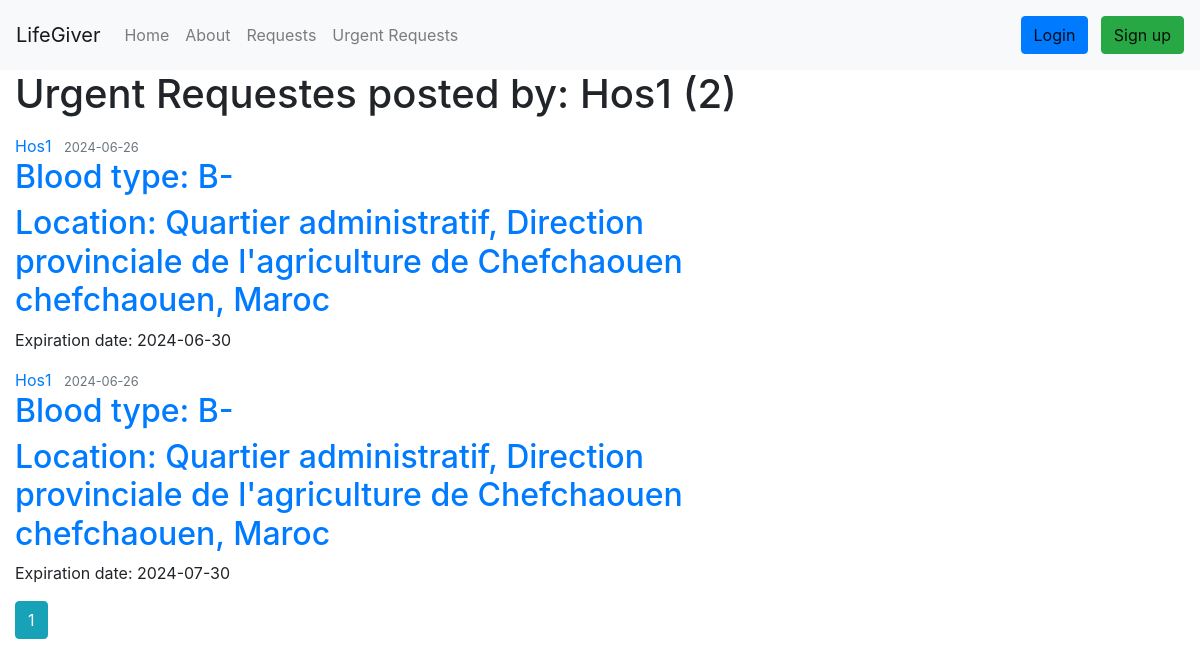
Page /hospital_urgent/Hos1 on the earlier database version.
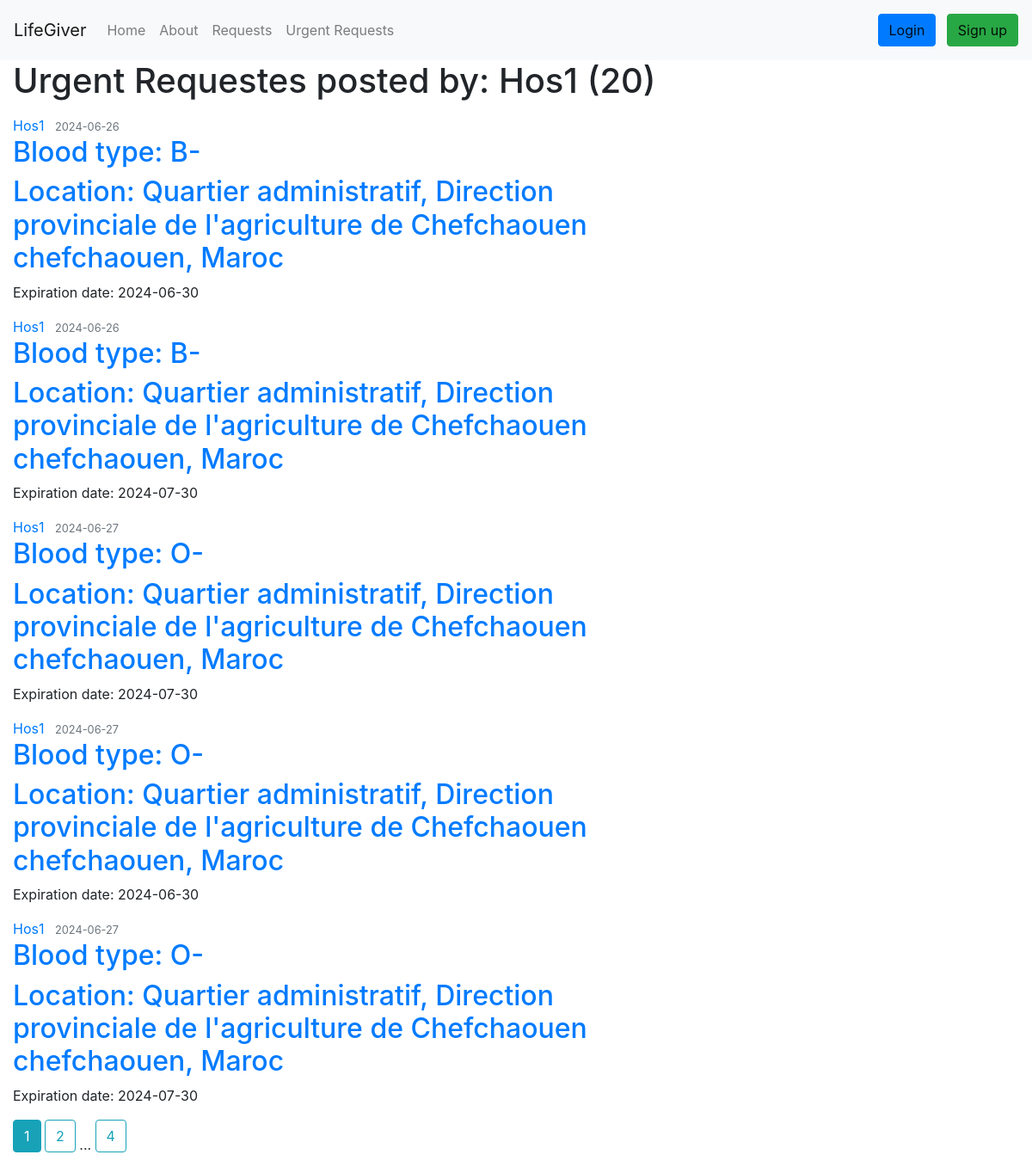
Same page on the later database version.
### Lifegiver_test/lifegiver/models.py (models this page shows, shortened)
class UrgentRequest(db.Model):
    id = db.Column(db.Integer, primary_key=True)
    hospital_id = db.Column(db.Integer, db.ForeignKey('hospital.id'), nullable=False)
    blood_type = db.Column(db.Enum('O-', 'O+', 'A-', 'A+', 'B-', 'B+', 'AB-', 'AB+'), nullable=False)
    request_date = db.Column(db.DateTime, nullable=False, default=datetime.now)
    expiration_date = db.Column(db.DateTime, nullable=False, default=lambda: datetime.now() + timedelta(days=15))

class Hospital(db.Model, UserMixin):
    __tablename__ = 'hospital'
    id = db.Column(db.Integer, primary_key=True)
    name = db.Column(db.String(225), nullable=False)
    image_file = db.Column(db.String(20), nullable=False, default='default1.png')
    street = db.Column(db.String(500), nullable=True)
    city = db.Column(db.String(100), nullable=True)
    province = db.Column(db.String(100), nullable=True)
    zip_code = db.Column(db.String(45), nullable=True)
    country = db.Column(db.String(100), nullable=True)
    phone_number = db.Column(db.String(45), nullable=False)
    email = db.Column(db.String(125), unique=True, nullable=False)
    password = db.Column(db.String(60), nullable=False)
    barcode = db.Column(db.String(100), unique=True, nullable=False)
    lat = db.Column(db.Float, nullable=True)
    lng = db.Column(db.Float, nullable=True)
    hospital_donations = db.relationship('UserDonation', backref='hospital_donation', lazy=True)
    hospital_requests = db.relationship('DonationRequest', backref='hospital_request', lazy=True)
    urgent_requests = db.relationship('UrgentRequest', backref='hospital_urgent_request', lazy=True)

### Lifegiver_test/lifegiver/route.py (the view)
@app.route('/hospital_urgent/<string:name>', methods=['POST', 'GET'], strict_slashes=False)
def hospital_urgent_requests(name):
    page = request.args.get('page', 1, type=int)
    hospital = Hospital.query.filter_by(name=name).first_or_404()
    hospital_urg_requests = UrgentRequest.query.filter_by(hospital_id=hospital.id)\
            .order_by(UrgentRequest.request_date.asc())\
            .paginate(page=page, per_page=5) # inteade of using .all() we gonna change it to .paginate() to get 10 requests per page
    return render_template('hospital_urgent_requests.html', title='Hospital Urgent Requests', requests=hospital_urg_requests, hospital=hospital)

### Lifegiver_test/lifegiver/templates/hospital_urgent_requests.html (shortened to what this page needs)
{% extends "layout.html" %}
{% block content %}
    <h1 class="mb-3">Urgent Requestes posted by: {{ hospital.name }} ({{ requests.total }})</h1>
    {% for req in requests.items %}
        <article class="media content-section">
          <div class="media-body">
            <div class="article-metadata">
              <a class="mr-2" href="{{ url_for('hospital_urgent_requests', name=hospital.name) }}">{{ req.hospital_urgent_request.name }}</a>
              <small class="text-muted">{{ req.request_date.strftime('%Y-%m-%d') }}</small>
            </div>
            <h2><a class="article-title" href="{{ url_for('urgent_don_request', urgent_request_id=req.id) }}">{{ 'Blood type: ' ~ req.blood_type }}</a></h2>
            <h2><a class="article-title" href="#">{{ 'Location: ' ~ req.hospital_urgent_request.street ~ ' ' ~ req.hospital_urgent_request.city ~ ', ' ~ req.hospital_urgent_request.country }}</a></h2>
            <p class="article-content">{{ 'Expiration date: ' ~ req.expiration_date.strftime('%Y-%m-%d') }}</p>
          </div>
        </article>
    {% endfor %}
    {% for page_num in requests.iter_pages(left_edge=1, right_edge=1, left_current=1, right_current=1) %}
      {% if page_num %}
        {% if requests.page == page_num %}
          <a class="btn btn-info mb-4" href="{{ url_for('hospital_urgent_requests', name=hospital.name, page=page_num) }}">{{ page_num }}</a>
        {% else %}
          <a class="btn btn-outline-info mb-4" href="{{ url_for('hospital_urgent_requests',name=hospital.name, page=page_num) }}">{{ page_num }}</a>
        {% endif %}
      {% else %}
        ...
      {% endif %}
    {% endfor %}
{% endblock content %}

Differences in the rows shown:
added UrgentRequest: hospital_urgent_request.name "Hos1", request_date "2024-06-27", blood_type "Blood type: O-", Hospital.street+city+country "Location: Quartier administratif, Direction provinciale de l'agriculture de Chefchaouen chefchaouen, Maroc", expiration_date "Expiration date: 2024-07-30"
added UrgentRequest: hospital_urgent_request.name "Hos1", request_date "2024-06-27", blood_type "Blood type: O-", Hospital.street+city+country "Location: Quartier administratif, Direction provinciale de l'agriculture de Chefchaouen chefchaouen, Maroc", expiration_date "Expiration date: 2024-06-30"
added UrgentRequest: hospital_urgent_request.name "Hos1", request_date "2024-06-27", blood_type "Blood type: O-", Hospital.street+city+country "Location: Quartier administratif, Direction provinciale de l'agriculture de Chefchaouen chefchaouen, Maroc", expiration_date "Expiration date: 2024-07-30"
Other differences:
{{ requests.total }}: "2" → "20"
new list line: "2"
new list line: "4"
